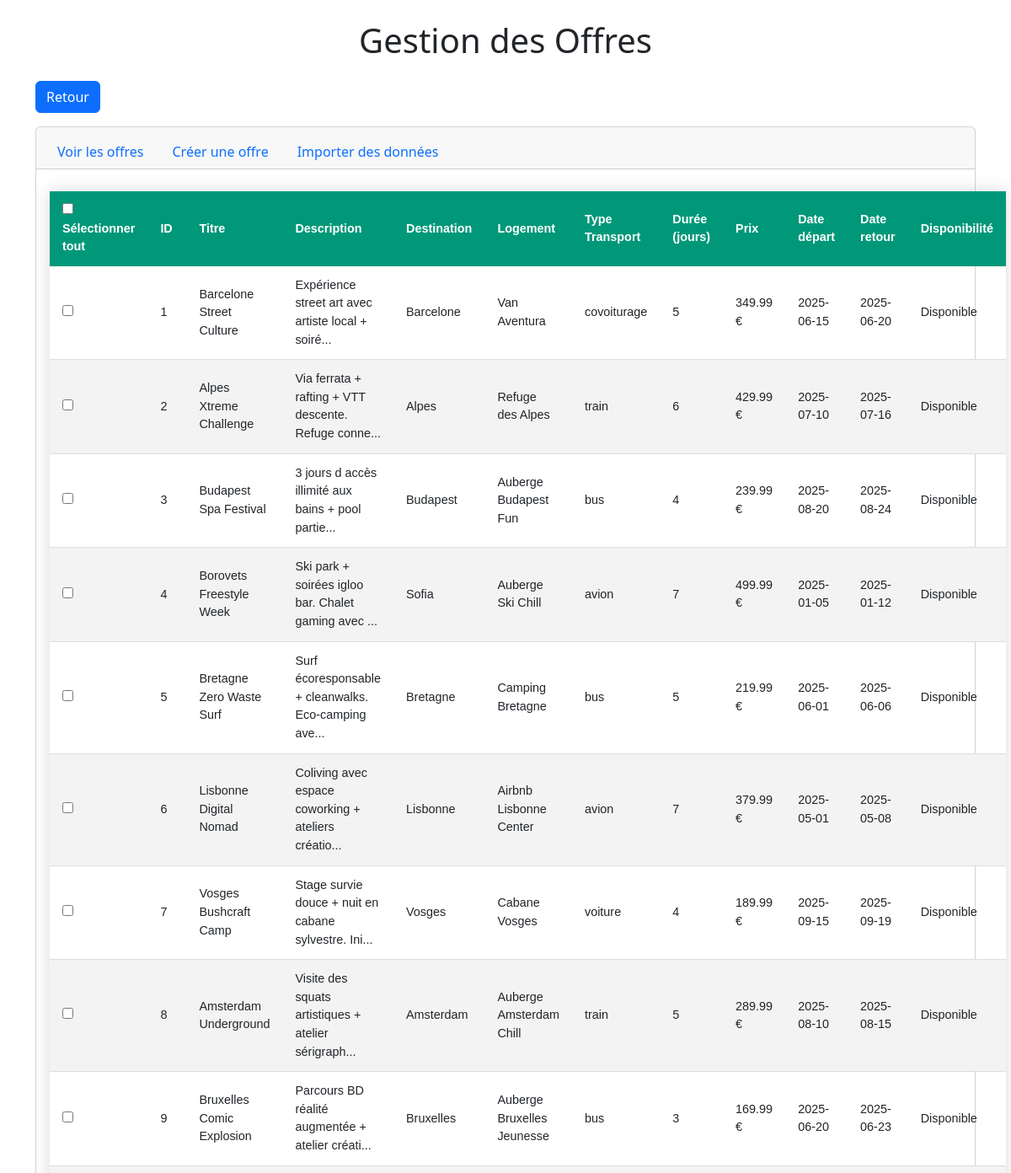
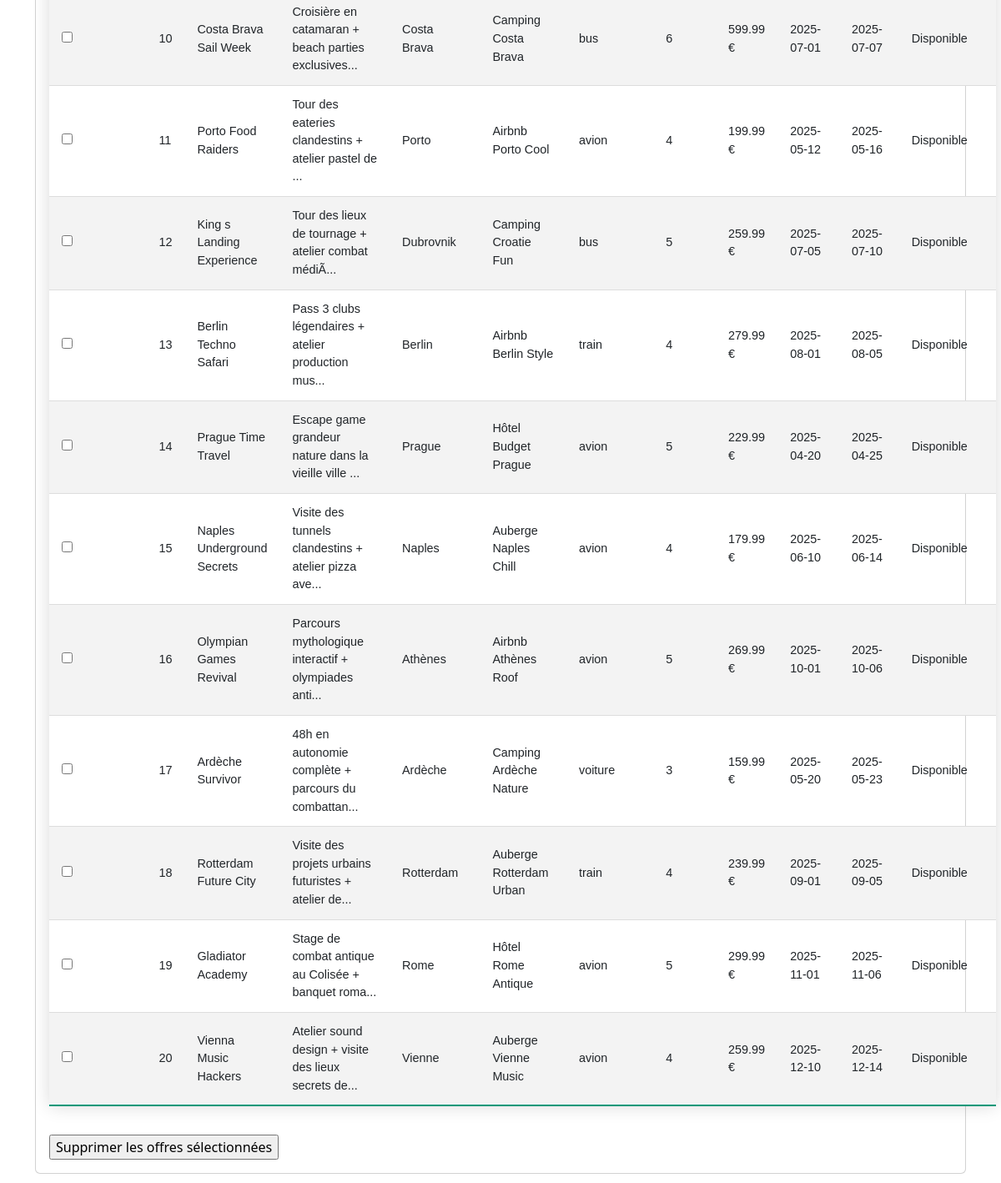
The app's page /admin/gestion_offre.php with its own data (2 pictures, top to bottom).
### tables this page shows
CREATE TABLE `offres` (
  `id` int NOT NULL,
  `titre` varchar(255) NOT NULL,
  `description` text NOT NULL,
  `destination_id` int NOT NULL,
  `logement_id` int NOT NULL,
  `type_transport` enum('avion','bus','train','covoiturage','voiture') NOT NULL,
  `duree_sejour` int NOT NULL,
  `prix` decimal(10,2) NOT NULL,
  `prix_groupe` decimal(10,2) DEFAULT NULL,
  `date_depart` date NOT NULL,
  `date_retour` date NOT NULL,
  `disponibilite` int NOT NULL DEFAULT '0',
  `images` varchar(255) DEFAULT NULL,
  `ancien_prix` decimal(10,2) DEFAULT NULL,
  `transport_aller_id` int DEFAULT NULL,
  `transport_retour_id` int DEFAULT NULL,
  `avantages` text,
  `groupe` int DEFAULT NULL
);

CREATE TABLE `destinations` (
  `id` int NOT NULL,
  `pays` varchar(100) NOT NULL,
  `ville` varchar(100) NOT NULL,
  `images` varchar(255) DEFAULT NULL,
  `type_activites` enum('camping','auberge','randonnée','plage','...') NOT NULL,
  `activite_jeune` varchar(255) DEFAULT NULL,
  `budget_moyen` decimal(10,2) DEFAULT NULL,
  `date_publication` date DEFAULT NULL,
  `conseils` text,
  `endroits_visiter` text,
  `langue` varchar(100) DEFAULT NULL,
  `monnaie` varchar(50) DEFAULT NULL,
  `transport_commun` text,
  `peuples_culture` text,
  `info_pays` text
);

CREATE TABLE `logements` (
  `id` int NOT NULL,
  `destination_id` int NOT NULL,
  `nom` varchar(255) NOT NULL,
  `type_logement` enum('auberge','camping','airbnb','hôtel','colocation') NOT NULL,
  `etoiles` int DEFAULT NULL,
  `capacite_max` int NOT NULL,
  `all_inclusive` tinyint(1) DEFAULT '0',
  `demi_pension` tinyint(1) DEFAULT '0',
  `petit_dejeuner` tinyint(1) DEFAULT '0',
  `wifi` tinyint(1) DEFAULT '1',
  `prix_nuit` decimal(10,2) NOT NULL,
  `activite_jeune` varchar(255) DEFAULT 'Non spécifié',
  `description` text,
  `date_creation` datetime DEFAULT CURRENT_TIMESTAMP,
  `date_maj` datetime DEFAULT CURRENT_TIMESTAMP ON UPDATE CURRENT_TIMESTAMP,
  `equipements` text
);

### admin/fonctions.php (the view, shortened to what this page needs)
<?php
function showOffre($_dbh)
{
    $sTable  = '<form method="post" action="">';
    $sTable .= '<table class="prettyTable">';
    $sTable .= '<thead>';
    $sTable .= '    <tr>';
    $sTable .= '        <th><input type="checkbox" id="selectAll" onclick="toggleCheckboxes(this)"> Sélectionner tout</th>';
    $sTable .= '        <th>ID</th>';
    $sTable .= '        <th>Titre</th>';
    $sTable .= '        <th>Description</th>';
    $sTable .= '        <th>Destination</th>';
    $sTable .= '        <th>Logement</th>';
    $sTable .= '        <th>Type Transport</th>';
    $sTable .= '        <th>Durée (jours)</th>';
    $sTable .= '        <th>Prix</th>';
    $sTable .= '        <th>Date départ</th>';
    $sTable .= '        <th>Date retour</th>';
    $sTable .= '        <th>Disponibilité</th>';
    $sTable .= '    </tr>';
    $sTable .= '</thead>';
    $sTable .= '<tbody>';
    $sQuery = 'SELECT o.*, d.ville as destination_ville, l.nom as logement_nom
               FROM offres o
               JOIN destinations d ON o.destination_id = d.id
               JOIN logements l ON o.logement_id = l.id
               ORDER BY o.id';
    $stmt = $_dbh->prepare($sQuery);
    $stmt->execute();
    while($row = $stmt->fetch(PDO::FETCH_ASSOC)) {
        $sTable .= '<tr>';
        $sTable .= '<td><input type="checkbox" name="offres_a_supprimer[]" value="'.$row['id'].'"></td>';
        $sTable .= '<td>'.$row['id'].'</td>';
        $sTable .= '<td>'.$row['titre'].'</td>';
        $sTable .= '<td>'.substr($row['description'], 0, 50).'...</td>';
        $sTable .= '<td>'.$row['destination_ville'].'</td>';
        $sTable .= '<td>'.$row['logement_nom'].'</td>';
        $sTable .= '<td>'.$row['type_transport'].'</td>';
        $sTable .= '<td>'.$row['duree_sejour'].'</td>';
        $sTable .= '<td>'.$row['prix'].' €</td>';
        $sTable .= '<td>'.$row['date_depart'].'</td>';
        $sTable .= '<td>'.$row['date_retour'].'</td>';
        $sTable .= '<td>'.($row['disponibilite'] ? 'Disponible' : 'Complet').'</td>';
        $sTable .= '</tr>';
    }
    $sTable .= '</tbody>';
    $sTable .= '</table>';
    $sTable .= '<br><input type="submit" name="supprimer_selection" value="Supprimer les offres sélectionnées">';
    $sTable .= '</form>';
    $sTable .= '
    <script>
        function toggleCheckboxes(source) {
            let checkboxes = document.querySelectorAll("input[name=\'offres_a_supprimer[]\']");
            checkboxes.forEach(function(checkbox) {
                checkbox.checked = source.checked;
            });
        }
    </script>';
    return $sTable;
}

### admin/gestion_offre.php (shortened to what this page needs)
<?php
require_once('../data_base/connection.php');
require_once('fonctions.php');
$sBody = '';
$pageEnCours = $_SERVER['PHP_SELF'];
if (isset($_GET['page'])) {
    switch($_GET['page']) {
        case 'showdata':
            $sBody .= showOffre($dbh);
            break;
        case 'createdata':
            $sBody .= formCreateOffre($dbh, $pageEnCours);
            break;
        case 'importdata':
            $sBody .= formUploadFile($pageEnCours);
            break;
    }
}
else
{
    $sBody .= showOffre($dbh);
}
$sDebutHtml = <<<EOT
<!DOCTYPE html>
<html lang="fr">
<head>
    <meta charset="UTF-8">
    <meta name="viewport" content="width=device-width, initial-scale=1">
    <title>Gestion des Offres</title>
    <link href="https://cdn.jsdelivr.net/npm/bootstrap@5.3.0/dist/css/bootstrap.min.css" rel="stylesheet">
    <link href="style.css" rel="stylesheet" type="text/css">
</head>
<body>
    <div class="container mt-4">
EOT;
$sMenu = <<<EOT
        <h1 class="text-center mb-4">Gestion des Offres</h1>
        <a href="../admin.php" class="btn btn-primary mb-3">Retour</a>
        <div class="card mb-4">
            <div class="card-header">
                <ul class="nav nav-tabs card-header-tabs">
                    <li class="nav-item">
                        <a class="nav-link" href="{$pageEnCours}?page=showdata">Voir les offres</a>
                    </li>
                    <li class="nav-item">
                        <a class="nav-link" href="{$pageEnCours}?page=createdata">Créer une offre</a>
                    </li>
                    <li class="nav-item">
                        <a class="nav-link" href="{$pageEnCours}?page=importdata">Importer des données</a>
                    </li>
                </ul>
            </div>
            <div class="card-body">
EOT;
$sFinHtml = <<<EOT
            </div>
        </div>
    </div>
    <script src="https://cdn.jsdelivr.net/npm/bootstrap@5.3.0/dist/js/bootstrap.bundle.min.js"></script>
</body>
</html>
EOT;
echo $sDebutHtml . $sMenu . $sBody . $sFinHtml;

### admin/style.css (style rules this page uses)
.prettyTable { border-collapse: collapse; margin: 10px 0; font-size: 0.9em; font-family: sans-serif; min-width: 700px; box-shadow: 0 0 20px rgba(0, 0, 0, 0.15); }
.prettyTable thead tr { background-color: #009879; color: #ffffff; text-align: left; }
.prettyTable th, .prettyTable td { padding: 12px 15px; }
.prettyTable tbody tr { border-bottom: 1px solid #dddddd; }
.prettyTable tbody tr:nth-of-type(even) { background-color: #f3f3f3; }
.prettyTable tbody tr:last-of-type { border-bottom: 2px solid #009879; }

### records on screen
offres: id "1", titre "Barcelone Street Culture", description "Expérience street art avec artiste local + soiré", destination.ville "Barcelone", logement.nom "Van Aventura", type_transport "covoiturage", duree_sejour "5", prix "349.99", date_depart "2025-06-15", date_retour "2025-06-20", disponibilite "Disponible"
offres: id "2", titre "Alpes Xtreme Challenge", description "Via ferrata + rafting + VTT descente. Refuge conne", destination.ville "Alpes", logement.nom "Refuge des Alpes", type_transport "train", duree_sejour "6", prix "429.99", date_depart "2025-07-10", date_retour "2025-07-16", disponibilite "Disponible"
offres: id "3", titre "Budapest Spa Festival", description "3 jours d accès illimité aux bains + pool partie", destination.ville "Budapest", logement.nom "Auberge Budapest Fun", type_transport "bus", duree_sejour "4", prix "239.99", date_depart "2025-08-20", date_retour "2025-08-24", disponibilite "Disponible"
offres: id "4", titre "Borovets Freestyle Week", description "Ski park + soirées igloo bar. Chalet gaming avec", destination.ville "Sofia", logement.nom "Auberge Ski Chill", type_transport "avion", duree_sejour "7", prix "499.99", date_depart "2025-01-05", date_retour "2025-01-12", disponibilite "Disponible"
offres: id "5", titre "Bretagne Zero Waste Surf", description "Surf écoresponsable + cleanwalks. Eco-camping ave", destination.ville "Bretagne", logement.nom "Camping Bretagne", type_transport "bus", duree_sejour "5", prix "219.99", date_depart "2025-06-01", date_retour "2025-06-06", disponibilite "Disponible"
offres: id "6", titre "Lisbonne Digital Nomad", description "Coliving avec espace coworking + ateliers créatio", destination.ville "Lisbonne", logement.nom "Airbnb Lisbonne Center", type_transport "avion", duree_sejour "7", prix "379.99", date_depart "2025-05-01", date_retour "2025-05-08", disponibilite "Disponible"
offres: id "7", titre "Vosges Bushcraft Camp", description "Stage survie douce + nuit en cabane sylvestre. Ini", destination.ville "Vosges", logement.nom "Cabane Vosges", type_transport "voiture", duree_sejour "4", prix "189.99", date_depart "2025-09-15", date_retour "2025-09-19", disponibilite "Disponible"
offres: id "8", titre "Amsterdam Underground", description "Visite des squats artistiques + atelier sérigraph", destination.ville "Amsterdam", logement.nom "Auberge Amsterdam Chill", type_transport "train", duree_sejour "5", prix "289.99", date_depart "2025-08-10", date_retour "2025-08-15", disponibilite "Disponible"
offres: id "9", titre "Bruxelles Comic Explosion", description "Parcours BD réalité augmentée + atelier créati", destination.ville "Bruxelles", logement.nom "Auberge Bruxelles Jeunesse", type_transport "bus", duree_sejour "3", prix "169.99", date_depart "2025-06-20", date_retour "2025-06-23", disponibilite "Disponible"
offres: id "10", titre "Costa Brava Sail Week", description "Croisière en catamaran + beach parties exclusives", destination.ville "Costa Brava", logement.nom "Camping Costa Brava", type_transport "bus", duree_sejour "6", prix "599.99", date_depart "2025-07-01", date_retour "2025-07-07", disponibilite "Disponible"
offres: id "11", titre "Porto Food Raiders", description "Tour des eateries clandestins + atelier pastel de", destination.ville "Porto", logement.nom "Airbnb Porto Cool", type_transport "avion", duree_sejour "4", prix "199.99", date_depart "2025-05-12", date_retour "2025-05-16", disponibilite "Disponible"
offres: id "12", titre "King s Landing Experience", description "Tour des lieux de tournage + atelier combat médiÃ", destination.ville "Dubrovnik", logement.nom "Camping Croatie Fun", type_transport "bus", duree_sejour "5", prix "259.99", date_depart "2025-07-05", date_retour "2025-07-10", disponibilite "Disponible"
offres: id "13", titre "Berlin Techno Safari", description "Pass 3 clubs légendaires + atelier production mus", destination.ville "Berlin", logement.nom "Airbnb Berlin Style", type_transport "train", duree_sejour "4", prix "279.99", date_depart "2025-08-01", date_retour "2025-08-05", disponibilite "Disponible"
offres: id "14", titre "Prague Time Travel", description "Escape game grandeur nature dans la vieille ville", destination.ville "Prague", logement.nom "Hôtel Budget Prague", type_transport "avion", duree_sejour "5", prix "229.99", date_depart "2025-04-20", date_retour "2025-04-25", disponibilite "Disponible"
offres: id "15", titre "Naples Underground Secrets", description "Visite des tunnels clandestins + atelier pizza ave", destination.ville "Naples", logement.nom "Auberge Naples Chill", type_transport "avion", duree_sejour "4", prix "179.99", date_depart "2025-06-10", date_retour "2025-06-14", disponibilite "Disponible"
offres: id "16", titre "Olympian Games Revival", description "Parcours mythologique interactif + olympiades anti", destination.ville "Athènes", logement.nom "Airbnb Athènes Roof", type_transport "avion", duree_sejour "5", prix "269.99", date_depart "2025-10-01", date_retour "2025-10-06", disponibilite "Disponible"
offres: id "17", titre "Ardèche Survivor", description "48h en autonomie complète + parcours du combattan", destination.ville "Ardèche", logement.nom "Camping Ardèche Nature", type_transport "voiture", duree_sejour "3", prix "159.99", date_depart "2025-05-20", date_retour "2025-05-23", disponibilite "Disponible"
offres: id "18", titre "Rotterdam Future City", description "Visite des projets urbains futuristes + atelier de", destination.ville "Rotterdam", logement.nom "Auberge Rotterdam Urban", type_transport "train", duree_sejour "4", prix "239.99", date_depart "2025-09-01", date_retour "2025-09-05", disponibilite "Disponible"
offres: id "19", titre "Gladiator Academy", description "Stage de combat antique au Colisée + banquet roma", destination.ville "Rome", logement.nom "Hôtel Rome Antique", type_transport "avion", duree_sejour "5", prix "299.99", date_depart "2025-11-01", date_retour "2025-11-06", disponibilite "Disponible"
offres: id "20", titre "Vienna Music Hackers", description "Atelier sound design + visite des lieux secrets de", destination.ville "Vienne", logement.nom "Auberge Vienne Music", type_transport "avion", duree_sejour "4", prix "259.99", date_depart "2025-12-10", date_retour "2025-12-14", disponibilite "Disponible"
